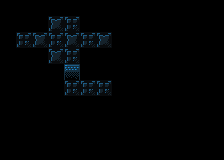

This game map was drawn from its Tiled (.tmx) file and the tilesets committed beside it. A one-line description and the full map source follow:
An orthogonal 14x10 tile map with 16x16 px tiles, 1 tile layer (background) and 28 objects (21x tile, 3x bomb, finish_tile, actor, destructible, ...).

<map version="1.4" tiledversion="1.4.3" orientation="orthogonal" renderorder="right-down" width="14" height="10" tilewidth="16" tileheight="16" infinite="0" nextlayerid="6" nextobjectid="115">
 <properties>
  <property name="display_name" value="errrrr" />
  <property name="has_video_tape" type="bool" value="true" />
  <property name="next_level" value="./data/levels/tmx/L19-BombBasic4.tmx" />
  <property name="player_bomb_count" value="0" />
 </properties>
 <tileset firstgid="1" name="newtiledsheet" tilewidth="16" tileheight="16" tilecount="180" columns="9">
  <image source="../../newtiledsheet.png" width="144" height="320" />
  <tile id="0">
   <properties>
    <property name="destructable" value="" />
    <property name="solid" value="1" />
   </properties>
  </tile>
  <tile id="1">
   <properties>
    <property name="destructable" value="" />
    <property name="solid" value="1" />
   </properties>
  </tile>
  <tile id="2">
   <properties>
    <property name="destructable" value="" />
    <property name="solid" value="1" />
   </properties>
  </tile>
  <tile id="3">
   <properties>
    <property name="destructable" value="" />
    <property name="solid" value="1" />
   </properties>
  </tile>
  <tile id="4">
   <properties>
    <property name="destructable" value="" />
    <property name="solid" value="" />
   </properties>
  </tile>
  <tile id="9">
   <properties>
    <property name="destructable" value="" />
    <property name="solid" value="1" />
   </properties>
  </tile>
  <tile id="10">
   <properties>
    <property name="destructable" value="" />
    <property name="solid" value="1" />
   </properties>
  </tile>
  <tile id="11">
   <properties>
    <property name="destructable" value="" />
    <property name="solid" value="1" />
   </properties>
  </tile>
  <tile id="12">
   <properties>
    <property name="destructable" value="" />
    <property name="solid" value="1" />
   </properties>
  </tile>
  <tile id="13">
   <properties>
    <property name="destructable" value="" />
    <property name="solid" value="" />
   </properties>
  </tile>
  <tile id="18">
   <properties>
    <property name="destructable" value="" />
    <property name="solid" value="" />
   </properties>
  </tile>
  <tile id="19">
   <properties>
    <property name="destructable" value="" />
    <property name="solid" value="" />
   </properties>
  </tile>
  <tile id="20">
   <properties>
    <property name="destructable" type="bool" value="true" />
    <property name="solid" value="1" />
   </properties>
  </tile>
  <tile id="27">
   <properties>
    <property name="destructable" value="" />
    <property name="solid" value="1" />
   </properties>
  </tile>
  <tile id="28">
   <properties>
    <property name="destructable" value="" />
    <property name="solid" value="1" />
   </properties>
  </tile>
  <tile id="29">
   <properties>
    <property name="destructable" value="1" />
    <property name="solid" value="1" />
   </properties>
  </tile>
  <tile id="30">
   <properties>
    <property name="destructable" value="" />
    <property name="solid" value="1" />
   </properties>
  </tile>
  <tile id="31">
   <properties>
    <property name="destructable" value="" />
    <property name="solid" value="" />
   </properties>
  </tile>
  <tile id="32">
   <properties>
    <property name="destructable" value="" />
    <property name="solid" value="" />
   </properties>
  </tile>
  <tile id="54">
   <properties>
    <property name="destructable" value="" />
    <property name="solid" value="True" />
   </properties>
  </tile>
  <tile id="58">
   <properties>
    <property name="destructable" value="" />
    <property name="solid" value="" />
   </properties>
  </tile>
 </tileset>
 <layer id="1" name="background" width="14" height="10">
  <data encoding="csv">
27,27,27,27,27,27,27,27,27,22,22,22,22,22,
27,27,27,20,19,27,27,27,27,22,22,22,22,22,
27,19,20,19,20,19,20,27,27,27,22,22,22,22,
27,27,27,20,19,27,27,27,27,22,27,22,22,22,
27,27,27,27,10,27,27,27,27,27,22,27,22,22,
27,27,27,27,19,19,19,27,27,22,27,27,22,22,
27,27,27,27,27,27,27,27,27,27,22,22,22,22,
22,22,22,22,27,27,27,27,27,22,22,22,22,22,
22,22,22,22,22,22,22,22,22,22,22,22,22,22,
22,22,22,22,22,22,22,22,22,22,22,22,22,22
</data>
 </layer>
 <objectgroup id="4" name="objects">
  <object id="83" type="finish_tile" gid="32" x="112" y="48" width="16" height="16" />
  <object id="84" type="actor" gid="46" x="16" y="48" width="16" height="16" />
  <object id="85" type="tile" gid="1" x="16" y="32" width="16" height="16" />
  <object id="86" type="tile" gid="1" x="32" y="32" width="16" height="16" />
  <object id="87" type="tile" gid="1" x="48" y="16" width="16" height="16" />
  <object id="88" type="tile" gid="1" x="64" y="16" width="16" height="16" />
  <object id="89" type="tile" gid="1" x="80" y="32" width="16" height="16" />
  <object id="90" type="tile" gid="1" x="96" y="32" width="16" height="16" />
  <object id="91" type="tile" gid="1" x="112" y="32" width="16" height="16" />
  <object id="92" type="tile" gid="10" x="16" y="64" width="16" height="16" />
  <object id="93" type="tile" gid="10" x="32" y="64" width="16" height="16" />
  <object id="94" type="tile" gid="10" x="48" y="80" width="16" height="16" />
  <object id="96" type="tile" gid="10" x="80" y="64" width="16" height="16" />
  <object id="97" type="tile" gid="10" x="96" y="64" width="16" height="16" />
  <object id="98" type="tile" gid="10" x="112" y="64" width="16" height="16" />
  <object id="99" type="tile" gid="11" x="0" y="48" width="16" height="16" />
  <object id="100" type="bomb" gid="40" x="48" y="32" width="16" height="16">
   <properties>
    <property name="lifespan" type="int" value="2" />
   </properties>
  </object>
  <object id="101" type="bomb" gid="37" x="80" y="48" width="16" height="16">
   <properties>
    <property name="lifespan" type="int" value="5" />
   </properties>
  </object>
  <object id="102" type="bomb" gid="37" x="48" y="64" width="16" height="16">
   <properties>
    <property name="lifespan" type="int" value="5" />
   </properties>
  </object>
  <object id="103" type="destructible" gid="21" x="80" y="96" width="16" height="16" />
  <object id="106" type="tile" gid="27" x="80" y="80" width="16" height="16" />
  <object id="107" type="tile" gid="27" x="96" y="80" width="16" height="16" />
  <object id="108" type="tile" gid="27" x="112" y="96" width="16" height="16" />
  <object id="109" type="tile" gid="27" x="96" y="112" width="16" height="16" />
  <object id="110" type="tile" gid="27" x="80" y="112" width="16" height="16" />
  <object id="111" type="tile" gid="27" x="64" y="112" width="16" height="16" />
  <object id="112" type="tile" gid="27" x="48" y="96" width="16" height="16" />
  <object id="113" type="video_tape" gid="66" x="96" y="96" width="16" height="16" />
 </objectgroup>
</map>
